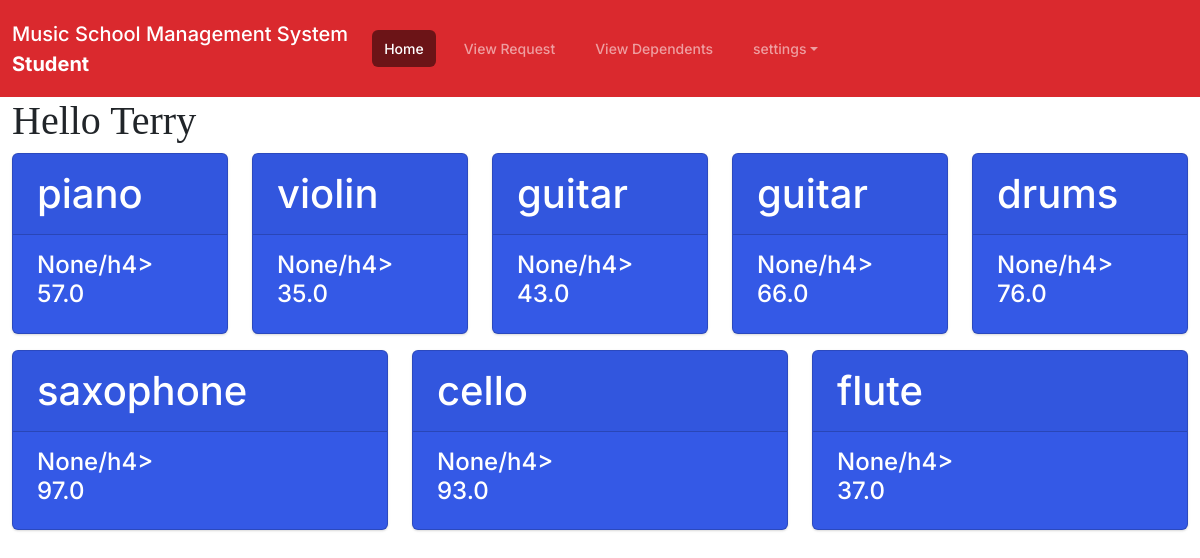
The app's page /lessons/student/home/1/ (signed in) with its own data.
### lessons/models.py (models this page shows, shortened)
class User(AbstractUser):
    USER_ROLES = (
        ('A', 'Administrator'),
        ('D', 'Director'),
        ('S', 'Student'),
    )
    role = models.CharField(max_length=1, blank=False, choices=USER_ROLES )
    first_name = models.CharField(max_length=50)
    last_name = models.CharField(max_length=50)
    username = models.CharField(max_length=20)
    email = models.EmailField(max_length=100,null=False, verbose_name="user name or email address", unique=True)
    objects = UserManager()
    USERNAME_FIELD = 'email'
    REQUIRED_FIELDS = ['first_name', 'last_name', 'username']

class Lesson(models.Model):
    name = models.CharField(max_length=50, null=True)
    lesson_price = models.FloatField()
    duration = models.IntegerField()
    description = models.CharField(max_length=500, null=True)
    objects = models.Manager()
    CHOICE_LESSON_DURATION = (
        (3, 60),
        (1, 30),
        (2, 45),
    )

### lessons/views/student.py (the view)
@login_required
def studentHomePage(request,Logged_ID):
    obj = User.objects.filter(id = Logged_ID).first()
    data = {
        'name' : obj.first_name ,
        'Available_lessons' : Lesson.objects.filter(),
        'Logged_ID':Logged_ID
    }
    return render(request,'studentHome.html',data)

### lessons/templates/studentHome.html (shortened to what this page needs)
{% extends 'studentBase.html' %}
{% block body  %}
{%if name%}
<h1 style="font-family: Serif">Hello {{name}} <h1>
{%else%}
<h1>Hello djjango<h1></h1>
{%endif%}
<div class ="row lg -4">
{%for lessons in Available_lessons%}
<div class ="col lg -4">
<div class="card text-white bg-primary mb-3" style="background-color:beige;"  >
    <div class="card-header">{{lessons.name}}</div>
    <div class="card-body" >
      <h4 class="card-title">{{lessons.description}}/h4>
      <p class="card-text">{{lessons.lesson_price}}</p>
    </div>
  </div>
</div>
{%endfor%}
</div>
{% endblock body  %}

### records on screen
User: first_name "Terry"
Lesson: name "piano", description "None", lesson_price "57.0"
Lesson: name "violin", description "None", lesson_price "35.0"
Lesson: name "guitar", description "None", lesson_price "43.0"
Lesson: name "guitar", description "None", lesson_price "66.0"
Lesson: name "drums", description "None", lesson_price "76.0"
Lesson: name "saxophone", description "None", lesson_price "97.0"
Lesson: name "cello", description "None", lesson_price "93.0"
Lesson: name "flute", description "None", lesson_price "37.0"
